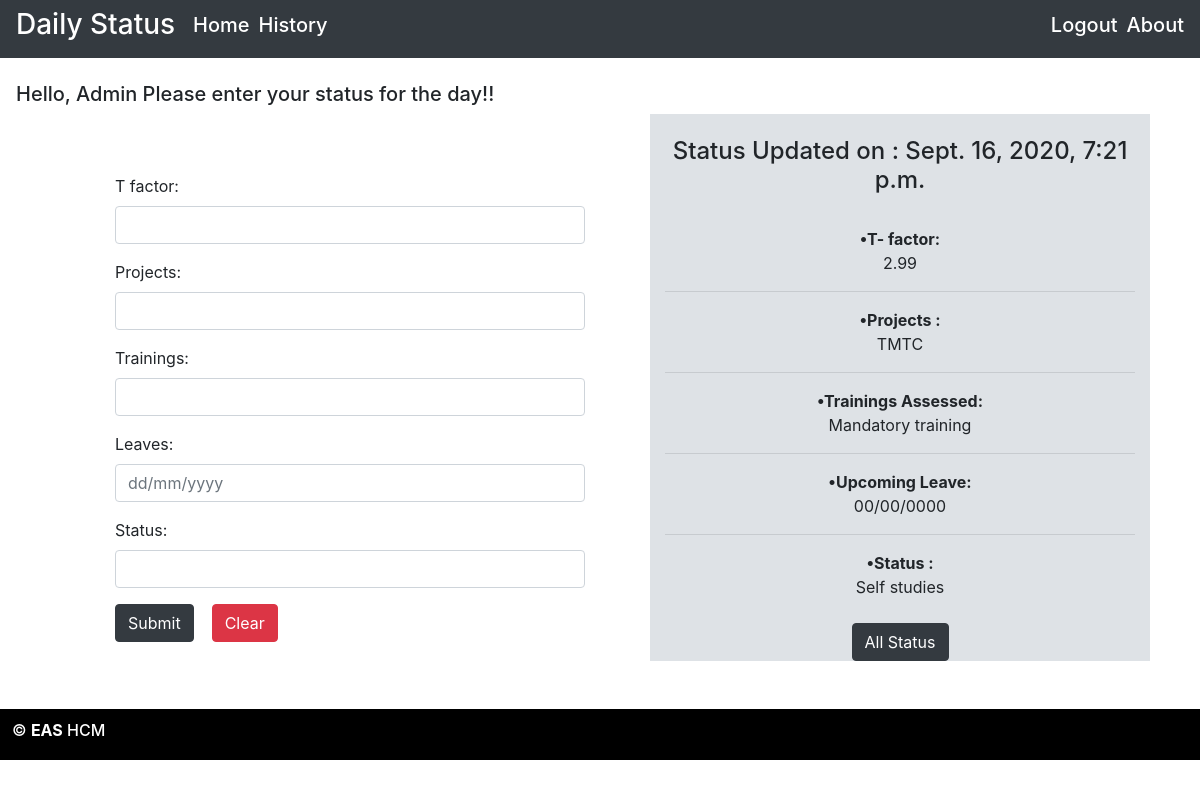
The app's page /home (signed in) with its own data.
### d_login/models.py (models this page shows, shortened)
class UserData(models.Model):
    user = models.OneToOneField(User,on_delete=models.CASCADE,primary_key=True)
    updated_on = models.DateTimeField(default = datetime.now)
    t_factor = models.DecimalField(max_digits=3, decimal_places=2,default = 0.00)
    trainings = models.TextField(default = "")
    projects = models.TextField(default = "")
    status = models.CharField(max_length=250,default = "")
    leaves = models.CharField(max_length=100,default = "")

### d_login/views.py (the view, shortened to what this page needs)
# urls.py: path('home', views.home, name="home"),
@login_required
def home(request):
    user_data = UserData.objects.get(user = request.user)
    form = UserDataForm()
    user_data = UserData.objects.get(user = request.user)
    fname = User.objects.get(username = user_data.user)
    context = {"form":form, "user_data":user_data,'fname':fname.first_name}
    return render(request,'home.html', context)

### d_login/forms.py
class UserDataForm(ModelForm):
    class Meta:
        model = UserData
        fields = ['t_factor','projects','trainings','leaves','status']
    t_factor = forms.DecimalField(max_digits=3, decimal_places=2, required=True, widget=forms.TextInput(attrs={'class': "form-control input-sm",'type':'number','step':"0.01"}))
    projects = forms.CharField(widget=forms.TextInput(attrs={'class': "form-control input-sm",'type':'text'}))
    trainings = forms.CharField(widget=forms.TextInput(attrs={'class': "form-control input-sm",'type':'text'}))
    leaves = forms.CharField(widget=forms.TextInput(attrs={'class': "form-control input-sm",'type':'text','placeholder':'dd/mm/yyyy'}))
    status = forms.CharField(widget=forms.TextInput(attrs={'class': "form-control input-sm",'type':'text'}))

### templates/home.html (shortened to what this page needs)
{% load static%}
<!DOCTYPE html>
<html lang="en">
<head>
    <link rel="stylesheet" href="https://maxcdn.bootstrapcdn.com/bootstrap/4.5.2/css/bootstrap.min.css">
    <link rel="stylesheet" href="./static/home.css">
</head>
<body>
    <nav class="navbar navbar-expand-sm bg-dark container-fluid">
        <h3 style="color:white;">Daily Status</h3> &nbsp;&nbsp;&nbsp;&nbsp;
        <ul class="navbar-nav mr-auto">
            <li class="nav-item active"><a style="color:white;float:right" href="home"><h5>Home</h5></a></li>&nbsp;&nbsp;
            <li class="nav-item active"><a style="color:white;float:right" href="history"><h5>History</h5></a></li>
        </ul>
        <h5><a style="color:white;float:right" href="logout"> Logout</a></h5>&nbsp;&nbsp;
        <h5><a style="color:white;float:right" href="help">About</a></h5>
    </nav>
    <div>  &nbsp; <h5> &nbsp;&nbsp; Hello, {{fname}} Please enter your status for the day!!</h5> </div>
    <div class="container-fluid">
        <div class="row">
        <div class="col-sm-1"></div>
        <div class="col-sm-5" style="padding-top:5%">
            <form action="home" method="post">
                {{ form.as_p }}
                <button type="submit" class="btn btn-dark">Submit</button>
                &nbsp;&nbsp; <button type="button" class="btn btn-danger clear">Clear</button>
            </form>
        </div>
        <div class="col-sm-5 container padding-bottom:2%" id="presentation">
            <h4 style="margin-top:5%"> Status Updated on : {{user_data.updated_on.date}}, {{user_data.updated_on.time}}</h4>
            <br>
            <div class="row">
                <div class="col-sm-12">
                    <b>&bull;T- factor: </b> <br> {{user_data.t_factor}} <hr>
                </div>
                <div class="col-sm-12">
                    <b>&bull;Projects : </b> <br> {{user_data.projects}} <hr>
                </div>
                <div class="col-sm-12">
                    <b>&bull;Trainings Assessed: </b> <br> {{user_data.trainings}} <hr>
                </div>
                <div class="col-sm-12">
                    <b>&bull;Upcoming Leave: </b> <br> {{user_data.leaves}} <hr>
                </div>
                <div class="col-sm-12 ">
                    <b>&bull;Status : </b> <br> {{user_data.status}}
                <br> <br>
                <a href="history" ><button type="submit" class="btn btn-dark">All Status</button></a>
                </div>
            </div>
        </div>
    </div>
    </div>
    <div style="margin-top:4%;background:black;padding:1%;color:white;bottom:0px;">
        <h6>&copy; <b>EAS</b> HCM</h6>
    </div>
</body>
</html>

### static/home.css (style rules this page uses)
.col-sm-5 { box-shadow: #b9d1e8; }
#presentation { background-color : #dee2e6; text-align: center; align-content: center; }

### records on screen
UserData: updated_on "Sept. 16, 2020", updated_on.time "7:21 p.m.", t_factor "2.99", projects "TMTC", trainings "Mandatory training", leaves "00/00/0000", status "Self studies"

### other values on screen
{{ fname }} "Admin"
